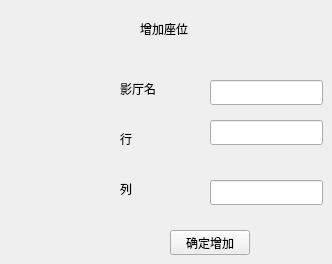
    <widget class="QWidget" name="add_seat_ui">
     <widget class="QLabel" name="label_44">
      <property name="geometry">
       <rect>
        <x>120</x>
        <y>80</y>
        <width>53</width>
        <height>17</height>
       </rect>
      </property>
      <property name="text">
       <string>影厅名</string>
      </property>
     </widget>
     <widget class="QLineEdit" name="lineEdit_add_seat_movieName">
      <property name="geometry">
       <rect>
        <x>210</x>
        <y>80</y>
        <width>113</width>
        <height>25</height>
       </rect>
      </property>
     </widget>
     <widget class="QLabel" name="label_45">
      <property name="geometry">
       <rect>
        <x>120</x>
        <y>130</y>
        <width>53</width>
        <height>17</height>
       </rect>
      </property>
      <property name="text">
       <string>行</string>
      </property>
     </widget>
     <widget class="QLabel" name="label_46">
      <property name="geometry">
       <rect>
        <x>120</x>
        <y>180</y>
        <width>53</width>
        <height>17</height>
       </rect>
      </property>
      <property name="text">
       <string>列</string>
      </property>
     </widget>
     <widget class="QLineEdit" name="lineEdit_add_seat_row">
      <property name="geometry">
       <rect>
        <x>210</x>
        <y>120</y>
        <width>113</width>
        <height>25</height>
       </rect>
      </property>
     </widget>
     <widget class="QLineEdit" name="lineEdit_add_seat_col">
      <property name="geometry">
       <rect>
        <x>210</x>
        <y>180</y>
        <width>113</width>
        <height>25</height>
       </rect>
      </property>
     </widget>
     <widget class="QPushButton" name="pushButton_13">
      <property name="geometry">
       <rect>
        <x>170</x>
        <y>230</y>
        <width>80</width>
        <height>25</height>
       </rect>
      </property>
      <property name="text">
       <string>确定增加</string>
      </property>
     </widget>
     <widget class="QLabel" name="label_58">
      <property name="geometry">
       <rect>
        <x>140</x>
        <y>20</y>
        <width>181</width>
        <height>17</height>
       </rect>
      </property>
      <property name="text">
       <string>增加座位</string>
      </property>
     </widget>
    </widget>
